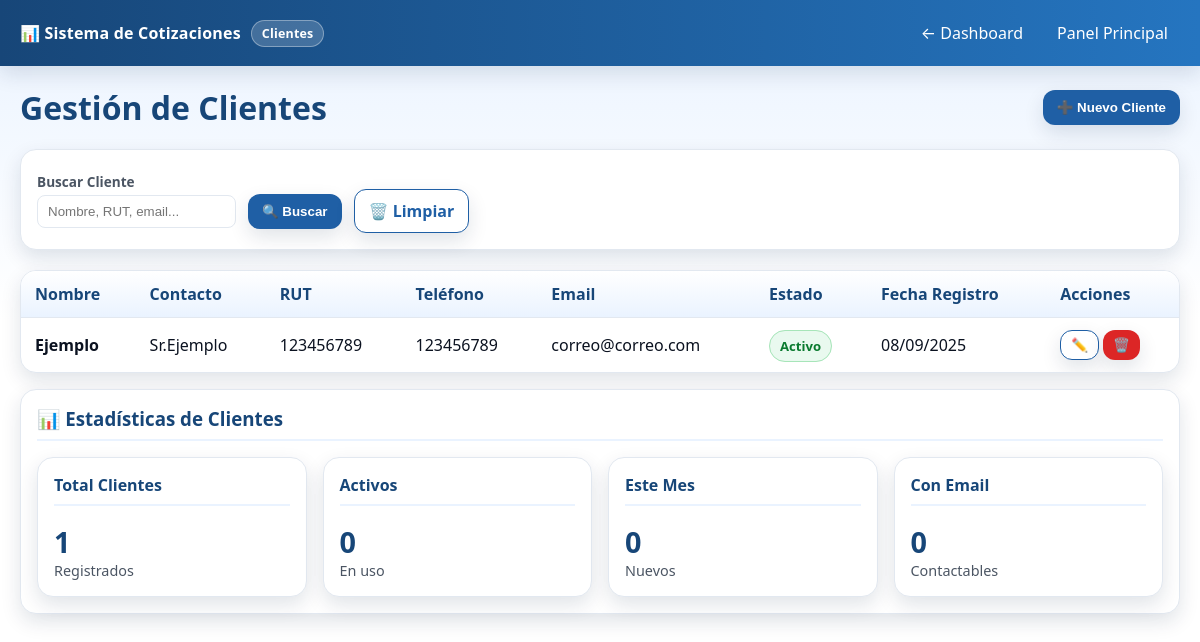
Page /cotizaciones/clientes/ (signed in) on the committed database.
### cotizaciones/models.py (models this page shows, shortened)
class Cliente(models.Model):
    nombre = models.CharField(max_length=200)
    atencion = models.CharField(max_length=200, blank=True, null=True)
    rut = models.CharField(max_length=20, blank=True, null=True)
    direccion = models.TextField(blank=True, null=True)
    telefono = models.CharField(max_length=20, blank=True, null=True)
    email = models.EmailField(blank=True, null=True)
    fecha_creacion = models.DateTimeField(auto_now_add=True)
    activo = models.BooleanField(default=True)
    class Meta:
        ordering = ['nombre']

### cotizaciones/views.py (the view)
# urls.py: path('clientes/', views.gestionar_clientes, name='gestionar_clientes'),
@login_required
def gestionar_clientes(request):
    clientes = Cliente.objects.all().order_by('nombre')
    busqueda = request.GET.get('busqueda', '')
    if busqueda:
        clientes = clientes.filter(
            Q(nombre__icontains=busqueda) |
            Q(rut__icontains=busqueda) |
            Q(email__icontains=busqueda)
        )
    paginator = Paginator(clientes, 20)
    page = request.GET.get('page')
    clientes = paginator.get_page(page)
    return render(request, 'cotizaciones/gestionar_clientes.html', {
        'clientes': clientes,
        'busqueda': busqueda
    })

### cotizaciones/templates/cotizaciones/gestionar_clientes.html (shortened to what this page needs)
{% load static %}
<!DOCTYPE html>
<html lang="es">
<head>
  <link rel="stylesheet" href="{% static 'cotizaciones/css/style.css' %}">
</head>
<body>
  <div class="topbar">
    <div class="logo">
      📊 Sistema de Cotizaciones
      <span class="badge">Clientes</span>
    </div>
    <div class="user-menu">
      <a href="{% url 'cotizaciones:dashboard' %}">← Dashboard</a>
      <a href="{% url 'home:panel_empleados' %}">Panel Principal</a>
    </div>
  </div>
  <div class="container">
    <div class="actions">
      <div class="actions-left">
        <h1 style="margin: 0; color: var(--azul-700);">Gestión de Clientes</h1>
      </div>
      <div class="actions-right">
        <button type="button" class="btn" onclick="mostrarModal('modal-cliente')">
          ➕ Nuevo Cliente
        </button>
      </div>
    </div>
    <div class="filters">
      <form method="get" style="display: contents;">
        <div class="filter-group">
          <label for="busqueda">Buscar Cliente</label>
          <input type="text" id="busqueda" name="busqueda" value="{{ busqueda }}"
                 placeholder="Nombre, RUT, email...">
        </div>
        <div class="filter-group">
          <label>&nbsp;</label>
          <button type="submit" class="btn">🔍 Buscar</button>
        </div>
        <div class="filter-group">
          <label>&nbsp;</label>
          <a href="{% url 'cotizaciones:gestionar_clientes' %}" class="btn secondary">🗑️ Limpiar</a>
        </div>
      </form>
    </div>
    <div class="table-wrap">
      <table id="tabla-clientes">
        <thead>
          <tr>
            <th>Nombre</th>
            <th>Contacto</th>
            <th>RUT</th>
            <th>Teléfono</th>
            <th>Email</th>
            <th>Estado</th>
            <th>Fecha Registro</th>
            <th>Acciones</th>
          </tr>
        </thead>
        <tbody>
          {% for cliente in clientes %}
          <tr>
            <td><strong>{{ cliente.nombre }}</strong></td>
            <td>{{ cliente.atencion|default:"-" }}</td>
            <td>{{ cliente.rut|default:"-" }}</td>
            <td>{{ cliente.telefono|default:"-" }}</td>
            <td>{{ cliente.email|default:"-" }}</td>
            <td>
              <span class="pill {% if cliente.activo %}activo{% else %}inactivo{% endif %}">
                {% if cliente.activo %}Activo{% else %}Inactivo{% endif %}
              </span>
            </td>
            <td>{{ cliente.fecha_creacion|date:"d/m/Y" }}</td>
            <td>
              <div style="display: flex; gap: 4px;">
                <button type="button" class="btn small secondary"
                        onclick="editarCliente({{ cliente.id }})" title="Editar">
                  ✏️
                </button>
                <button type="button" class="btn small danger"
                        onclick="eliminarCliente({{ cliente.id }}, '{{ cliente.nombre }}')" title="Eliminar">
                  🗑️
                </button>
              </div>
            </td>
          </tr>
          {% endfor %}
        </tbody>
      </table>
    </div>
    <div class="card">
      <h3>📊 Estadísticas de Clientes</h3>
      <div class="cards" style="margin: 0;">
        <div class="card" style="margin: 0;">
          <h4>Total Clientes</h4>
          <div class="kpi">{{ clientes|length }}</div>
          <div class="muted">Registrados</div>
        </div>
        <div class="card" style="margin: 0;">
          <h4>Activos</h4>
          <div class="kpi">{{ clientes_activos|default:0 }}</div>
          <div class="muted">En uso</div>
        </div>
        <div class="card" style="margin: 0;">
          <h4>Este Mes</h4>
          <div class="kpi">{{ clientes_mes|default:0 }}</div>
          <div class="muted">Nuevos</div>
        </div>
        <div class="card" style="margin: 0;">
          <h4>Con Email</h4>
          <div class="kpi">{{ clientes_con_email|default:0 }}</div>
          <div class="muted">Contactables</div>
        </div>
      </div>
    </div>
  </div>
</body>
</html>

### cotizaciones/static/cotizaciones/css/style.css (style rules this page uses)
:root { --azul-900:#0a2342; --azul-700:#174678; --azul-600:#1f5fa5; --azul-500:#2575c0; --azul-100:#eaf3ff; --blanco:#ffffff; --gris-100:#f5f7fb; --gris-300:#e2e8f0; --gris-600:#4b5563; --verde-600:#059669; --rojo-600:#dc2626; --naranja-600:#ea580c; --shadow: 0 8px 20px rgba(10,35,66,.12); --radius:16px; }
* { box-sizing:border-box }
body { margin:0; font-family: system-ui, -apple-system, Segoe UI, Roboto, "Helvetica Neue", Arial, "Noto Sans", "Apple Color Emoji", "Segoe UI Emoji", "Segoe UI Symbol"; color:#0b1220; background: linear-gradient(180deg, var(--azul-100), #fff 40%); min-height:100vh; }
.topbar { position: sticky; top:0; z-index:10; display:flex; align-items:center; gap:12px; padding:14px 20px; background: linear-gradient(90deg, var(--azul-700), var(--azul-500)); color:var(--blanco); box-shadow: var(--shadow); }
.topbar .logo { display:flex; align-items:center; gap:10px; font-weight:700; letter-spacing:.2px; }
.badge { background: rgba(255,255,255,.18); border:1px solid rgba(255,255,255,.35); padding:4px 10px; border-radius:999px; font-size:.78rem; }
.user-menu { display:flex; align-items:center; gap:10px; }
.user-menu a { color:#fff; text-decoration:none; padding:8px 12px; border-radius:8px; }
.container { max-width: 1200px; margin: 0 auto; padding: 20px; }
.cards { display:grid; grid-template-columns: repeat(4,1fr); gap:16px; }
.card { background:#fff; border:1px solid var(--gris-300); border-radius: var(--radius); padding:16px; box-shadow: var(--shadow); margin-bottom: 20px; }
.card h3, .card h4 { margin:0 0 16px; color:var(--azul-700); border-bottom: 2px solid var(--azul-100); padding-bottom: 8px; }
.kpi { font-size:1.8rem; font-weight:800; color: var(--azul-700) }
.muted { color: var(--gris-600); font-size:.9rem }
.actions { display:flex; gap:8px; flex-wrap:wrap; align-items:center; justify-content:space-between; margin-bottom: 20px; }
.actions-left { display:flex; gap:8px; flex-wrap:wrap; align-items:center; }
.actions-right { display:flex; gap:8px; flex-wrap:wrap }
.btn { border:0; padding:10px 14px; border-radius:12px; cursor:pointer; font-weight:600; background: var(--azul-600); color:#fff; box-shadow: var(--shadow); text-decoration:none; display:inline-flex; align-items:center; gap:6px; transition:all .2s; }
.btn.secondary { background:#fff; color: var(--azul-600); border:1px solid var(--azul-600); }
.btn.danger { background:var(--rojo-600) }
.btn.small { padding:6px 10px; font-size:.85rem }
.filters { background:#fff; border:1px solid var(--gris-300); border-radius: var(--radius); padding:16px; box-shadow: var(--shadow); display:flex; gap:12px; flex-wrap:wrap; align-items:center; margin-bottom: 20px; }
.filter-group { display:flex; flex-direction:column; gap:4px; }
.filter-group label { font-size:.85rem; font-weight:600; color:var(--gris-600) }
.filter-group select, .filter-group input { padding:8px 10px; border:1px solid var(--gris-300); border-radius:8px; outline:none; }
.table-wrap { background:#fff; border:1px solid var(--gris-300); border-radius: var(--radius); box-shadow: var(--shadow); overflow:auto; margin-bottom: 16px; }
table { width:100%; border-collapse:collapse; min-width:600px; }
th, td { padding:12px 14px; text-align:left; border-bottom:1px solid var(--gris-300); }
thead th { background: linear-gradient(0deg, var(--azul-100), #fff); color: var(--azul-700); font-weight:700; position:sticky; top:0; z-index:1; }
tbody tr:last-child td { border-bottom: none; }
.pill { padding:6px 10px; border-radius:999px; font-size:.82rem; border:1px solid; font-weight:600; }
.pill.activo { color:#0a7a2f; border-color:#a7e5b9; background:#e9f9ef }

### rows in the picture
Cliente: nombre "Ejemplo", atencion "Sr.Ejemplo", rut "123456789", telefono "123456789", email "correo@correo.com", activo "Activo", fecha_creacion "08/09/2025"

### other values in the picture
{{ clientes|length }} "1"
{{ clientes_activos|default:0 }} "0"
{{ clientes_mes|default:0 }} "0"
{{ clientes_con_email|default:0 }} "0"
